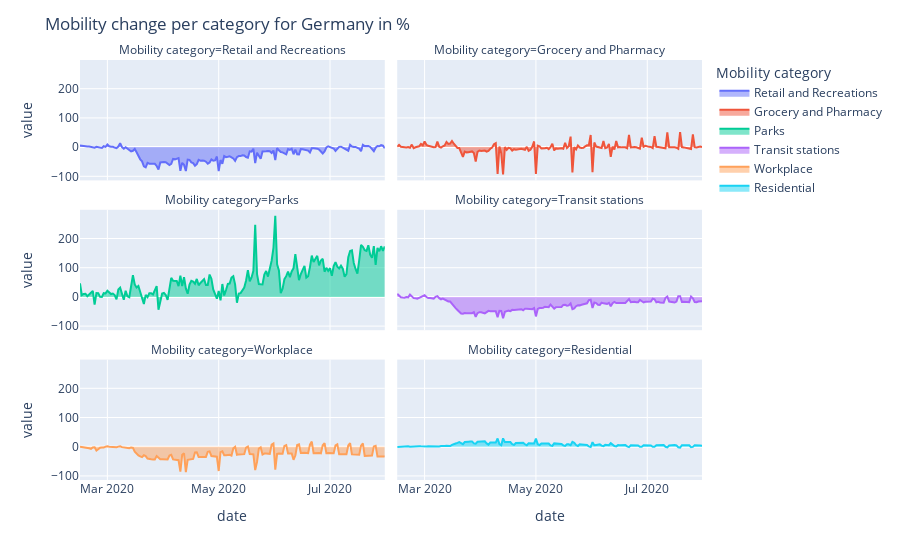

This figure's notebook cell:
### Markdown cell above
Looking at the plot above, one can see a clear distinction between pageviews cases and deaths. In fact, the number of pageviews increases sharply compared to the other metrics during the first months of the pandemic and then decreases with small rebounds of activity at each new wave. What is interesting is the comparison of deaths between the first and the second wave of the pandemic. It highlights the utility of the partial lockdown implemented on the 22nd of March 2020. Strangely, the two first wave of covid cases are very low compared to the third wave, which is expected as were not enough test made and available in Germany and thus the values were heavily underestimated. In the first part of the pandemic Germany successfully implemented contact tracing to quickly isolate cases and contain the dispersion, which we can see with lower covid cases until the 3rd wave. However, in 2022 there was a peak of covid cases as people were much more carefree about covid. Nonetheless, there were not as many deaths as in the 3rd wave as there were 77.8% of germans vaccinated.

### Code cell
mobility_category('Germany', mobility)

### Figure 1 — Plotly figure (JSON) as saved in the notebook; plotly's stock layout.template omitted (floating-point values rounded to 4 significant figures; data arrays with more than 128 entries replaced by an {"elided": "..."} marker saying what was removed)
{"data": [{"fillpattern": {"shape": ""}, "hovertemplate": "Mobility category=Retail and Recreations<br>date=%{x}<br>value=%{y}<extra></extra>", "legendgroup": "Retail and Recreations", "line": {"color": "#636efa"}, "marker": {"symbol": "circle"}, "mode": "lines", "name": "Retail and Recreations", "orientation": "v", "showlegend": true, "stackgroup": "1", "type": "scatter", "x": {"elided": "168 str values"}, "xaxis": "x5", "y": {"elided": "168 float values"}, "yaxis": "y5"}, {"fillpattern": {"shape": ""}, "hovertemplate": "Mobility category=Grocery and Pharmacy<br>date=%{x}<br>value=%{y}<extra></extra>", "legendgroup": "Grocery and Pharmacy", "line": {"color": "#EF553B"}, "marker": {"symbol": "circle"}, "mode": "lines", "name": "Grocery and Pharmacy", "orientation": "v", "showlegend": true, "stackgroup": "1", "type": "scatter", "x": {"elided": "168 str values"}, "xaxis": "x6", "y": {"elided": "168 float values"}, "yaxis": "y6"}, {"fillpattern": {"shape": ""}, "hovertemplate": "Mobility category=Parks<br>date=%{x}<br>value=%{y}<extra></extra>", "legendgroup": "Parks", "line": {"color": "#00cc96"}, "marker": {"symbol": "circle"}, "mode": "lines", "name": "Parks", "orientation": "v", "showlegend": true, "stackgroup": "1", "type": "scatter", "x": {"elided": "168 str values"}, "xaxis": "x3", "y": {"elided": "168 float values"}, "yaxis": "y3"}, {"fillpattern": {"shape": ""}, "hovertemplate": "Mobility category=Transit stations<br>date=%{x}<br>value=%{y}<extra></extra>", "legendgroup": "Transit stations", "line": {"color": "#ab63fa"}, "marker": {"symbol": "circle"}, "mode": "lines", "name": "Transit stations", "orientation": "v", "showlegend": true, "stackgroup": "1", "type": "scatter", "x": {"elided": "168 str values"}, "xaxis": "x4", "y": {"elided": "168 float values"}, "yaxis": "y4"}, {"fillpattern": {"shape": ""}, "hovertemplate": "Mobility category=Workplace<br>date=%{x}<br>value=%{y}<extra></extra>", "legendgroup": "Workplace", "line": {"color": "#FFA15A"}, "marker": {"symbol": "circle"}, "mode": "lines", "name": "Workplace", "orientation": "v", "showlegend": true, "stackgroup": "1", "type": "scatter", "x": {"elided": "168 str values"}, "xaxis": "x", "y": {"elided": "168 float values"}, "yaxis": "y"}, {"fillpattern": {"shape": ""}, "hovertemplate": "Mobility category=Residential<br>date=%{x}<br>value=%{y}<extra></extra>", "legendgroup": "Residential", "line": {"color": "#19d3f3"}, "marker": {"symbol": "circle"}, "mode": "lines", "name": "Residential", "orientation": "v", "showlegend": true, "stackgroup": "1", "type": "scatter", "x": {"elided": "168 str values"}, "xaxis": "x2", "y": {"elided": "168 float values"}, "yaxis": "y2"}], "layout": {"annotations": [{"font": {}, "showarrow": false, "text": "Mobility category=Workplace", "x": 0.245, "xanchor": "center", "xref": "paper", "y": 0.2867, "yanchor": "bottom", "yref": "paper"}, {"font": {}, "showarrow": false, "text": "Mobility category=Residential", "x": 0.755, "xanchor": "center", "xref": "paper", "y": 0.2867, "yanchor": "bottom", "yref": "paper"}, {"font": {}, "showarrow": false, "text": "Mobility category=Parks", "x": 0.245, "xanchor": "center", "xref": "paper", "y": 0.6433, "yanchor": "bottom", "yref": "paper"}, {"font": {}, "showarrow": false, "text": "Mobility category=Transit stations", "x": 0.755, "xanchor": "center", "xref": "paper", "y": 0.6433, "yanchor": "bottom", "yref": "paper"}, {"font": {}, "showarrow": false, "text": "Mobility category=Retail and Recreations", "x": 0.245, "xanchor": "center", "xref": "paper", "y": 1.0, "yanchor": "bottom", "yref": "paper"}, {"font": {}, "showarrow": false, "text": "Mobility category=Grocery and Pharmacy", "x": 0.755, "xanchor": "center", "xref": "paper", "y": 1.0, "yanchor": "bottom", "yref": "paper"}], "legend": {"title": {"text": "Mobility category"}, "tracegroupgap": 0}, "margin": {"t": 60}, "title": {"text": "Mobility change per category for Germany in %"}, "xaxis": {"anchor": "y", "domain": [0, 0.49], "title": {"text": "date"}}, "xaxis2": {"anchor": "y2", "domain": [0.51, 1], "matches": "x", "title": {"text": "date"}}, "xaxis3": {"anchor": "y3", "domain": [0, 0.49], "matches": "x", "showticklabels": false}, "xaxis4": {"anchor": "y4", "domain": [0.51, 1], "matches": "x", "showticklabels": false}, "xaxis5": {"anchor": "y5", "domain": [0, 0.49], "matches": "x", "showticklabels": false}, "xaxis6": {"anchor": "y6", "domain": [0.51, 1], "matches": "x", "showticklabels": false}, "yaxis": {"anchor": "x", "domain": [0, 0.2867], "title": {"text": "value"}}, "yaxis2": {"anchor": "x2", "domain": [0, 0.2867], "matches": "y", "showticklabels": false}, "yaxis3": {"anchor": "x3", "domain": [0.3567, 0.6433], "matches": "y", "title": {"text": "value"}}, "yaxis4": {"anchor": "x4", "domain": [0.3567, 0.6433], "matches": "y", "showticklabels": false}, "yaxis5": {"anchor": "x5", "domain": [0.7133, 1.0], "matches": "y", "title": {"text": "value"}}, "yaxis6": {"anchor": "x6", "domain": [0.7133, 1.0], "matches": "y", "showticklabels": false}}}
